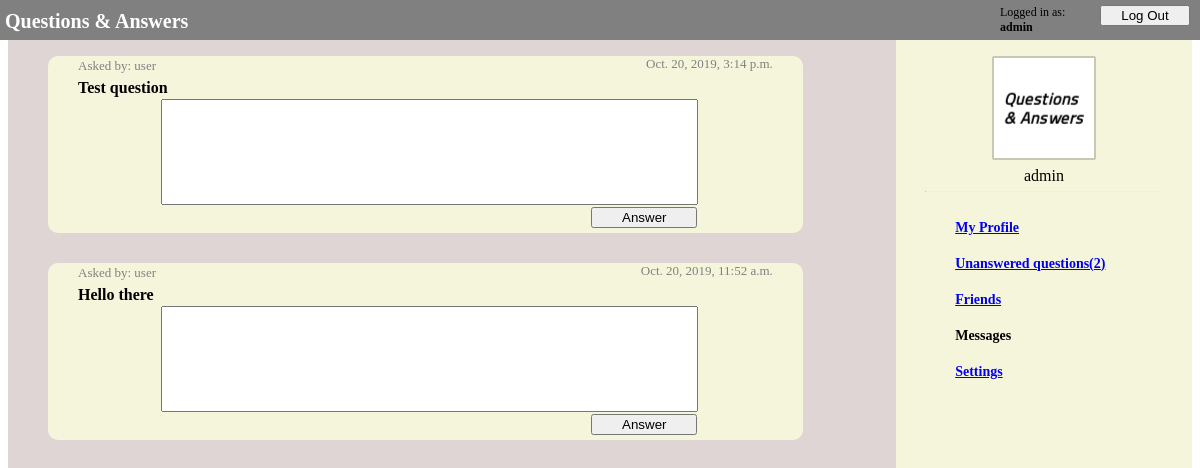
The app's page /ask/unanswered (signed in), older data.
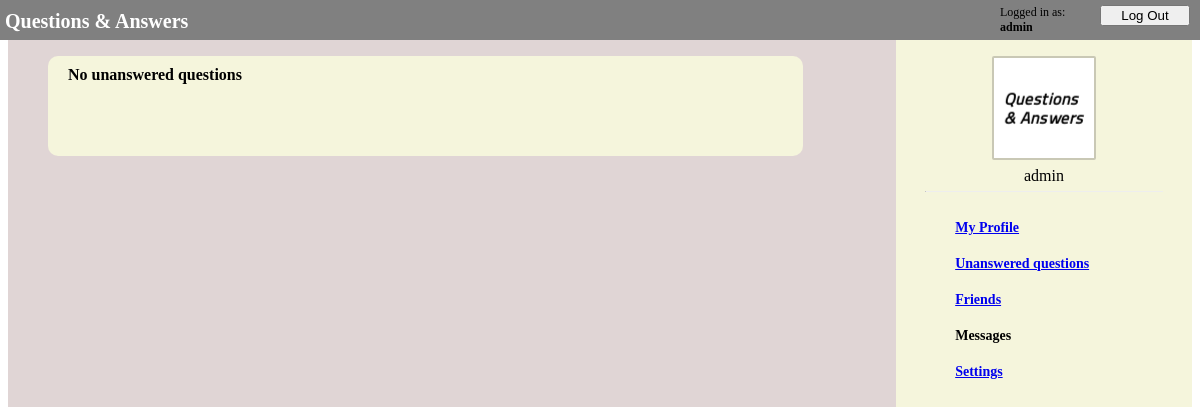
The same page, newer data.
### ask/models.py (models this page shows)
class QuestionModel(models.Model):
    owner = models.ForeignKey(
        UserModel, on_delete=models.CASCADE, related_name="questions_owner")
    asked_by = models.ForeignKey(
        UserModel, on_delete=models.PROTECT, related_name="questions_asked")
    content = models.CharField(max_length=1000)
    date = models.DateTimeField(auto_now_add=True)
    answer = models.OneToOneField(
        AnswerModel, null=True, on_delete=models.CASCADE)

class UserModel(AbstractUser):
    friends = models.ManyToManyField(
        'self', through='FriendsModel', symmetrical=False)
    avatar = models.ImageField(null=True, upload_to=user_directory_path)

### ask/views.py (the view, shortened to what this page needs)
# urls.py: path('unanswered', views.UnansweredView.as_view(), name='unanswered'),
class UnansweredView(View, FormMixin, QuestionsMixIn, FriendsMixIn):
    form_class = AnswerForm
    def get(self, request):
        try:
            user = UserModel.objects.get(
                pk=request.session['_auth_user_id'])
        except KeyError:
            return HttpResponseRedirect(reverse('ask:login'))
        context = self.get_context(user)
        return render(request, 'ask/unanswered.html', context=context)
    @QuestionsMixIn.add_num_unanswered_to_context
    @FriendsMixIn.add_num_invites_to_context
    @AvatarMinIn.add_avatar_to_context
    def get_context(self, user):
        unanswered_questions = self.unanswered_questions(user)
        unanswered_questions = unanswered_questions.order_by('date')[::-1]
        context = {'unanswered_questions': unanswered_questions}
        return context

### ask/view/MixIns.py (called while the page is built)
def get_user(user_id):
    if type(user_id) == int:
        user = UserModel.objects.get(pk=user_id)
    elif type(user_id) == str:
        user = UserModel.objects.get(pk=user_id)
    else:
        user = user_id
    return user

    @staticmethod
    def add_num_unanswered_to_context(func, *args, **kwargs):
        def context_with_unanswered(self, *args, **kwargs):
            context = func(self, *args, **kwargs)
            user_id = args[0]
            context["num_unanswered"] = self.get_num_unanswered(user_id)
            return context
        return context_with_unanswered

    def get_num_unanswered(self, user_id):
        user = get_user(user_id)
        unanswered_questions = self.unanswered_questions(user)
        return len(unanswered_questions)

    def unanswered_questions(self, user):
        unanswered_questions = QuestionModel.objects.filter(
            owner=user).filter(answer=None)
        return unanswered_questions

    def get_num_invites(self, user_id):
        user = get_user(user_id)
        user_invites = self.user_friends(user, accepted=False)
        return len(user_invites)

### ask/templates/ask/unanswered.html (shortened to what this page needs)
{% extends "ask/navigation_bar.html" %}
{% load static %}
{%block styles %}
<link rel="stylesheet" type="text/css" href="{% static 'ask/navigation_bar.css' %}">
<link rel="stylesheet" type="text/css" href="{% static 'ask/questions.css' %}">
<link rel="stylesheet" type="text/css" href="{% static 'ask/unanswered.css' %}">
{% endblock styles %}
{% block content %}
<div class="questions">
    {% if unanswered_questions %}
    {% for question in unanswered_questions %}
    <div class="question_block">
        <a class="asked_by">Asked by: {{ question.asked_by.username }}</a>
        <a class="asked_date"> {{ question.date }} </a>
        <p class="question">{{ question.content }}</p>
        <form method="POST" action="{% url 'ask:unanswered' %}">
            <input type="text" class="answer_textbox" name="answer_content" required>
            <input type="submit" class="answer_submit" value="Answer">
        </form>
    </div>
    {% endfor %}
    {% else %}
    <div class="question_block">
        <p class="no_unanswered">No unanswered questions</p>
    </div>
    {% endif %}
</div>
{% endblock content %}

### ask/templates/ask/navigation_bar.html (shortened to what this page needs)
{% extends "ask/login_bar.html" %}
{% load static %}
{% block nav %}
<nav>
    <div class="nav_avatar_position">
        {% if user_avatar %}
        <img src="{{ user_avatar.url }}" class="nav_avatar">
        {% else %}
        <img src="{% static 'ask/default.png' %}" class="nav_avatar">
        {% endif %}
        <p class="nav_username">{{request.session.username}}</p>
        <hr class="nav_line">
    </div>
    <a href="{% url 'ask:profile' %}">My Profile</a>
    {% if num_unanswered > 0 %}
    <a href="{% url 'ask:unanswered' %}">Unanswered questions({{num_unanswered}})</a>
    {% else %}
    <a href="{% url 'ask:unanswered' %}">Unanswered questions</a>
    {% endif %}
    {% if num_invites %}
    <a href="{% url 'ask:friends' %}">Friends({{num_invites}})</a>
    {% else %}
    <a href="{% url 'ask:friends' %}">Friends</a>
    {% endif %}
    <a>Messages</a>
    <a href="{% url 'ask:settings' %}">Settings</a>
</nav>
{% endblock nav %}

Row changes from the older to the newer data that the page shows:
no longer on this page (row edited): QuestionModel: asked_by.username "user", date "Oct. 20, 2019, 3:14 p.m.", content "Test question"
no longer on this page (row edited): QuestionModel: asked_by.username "user", date "Oct. 20, 2019, 11:52 a.m.", content "Hello there"
Text that changed along with them:
{{ num_unanswered }}: "2" → (not shown)
text no longer shown: "Unanswered questions( )"
text now shown: "No unanswered questions Unanswered questions"
